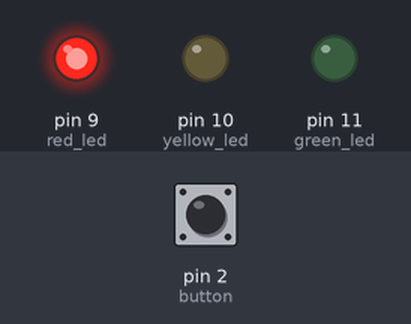
A sketch run on a simulated Arduino Uno, built with avr-gcc and run on an emulated ATmega328P. Shown: output pins drawn as LEDs (lit = HIGH). The test bench sets the inputs (shaded band); at power-on: pin 2 (button) HIGH. What the sketch prints to the serial monitor is not drawn.

Above: at 1.2 s.
1.3 s: pin 2 (button) pulled LOW for 0.15 s
At 1.37 s:
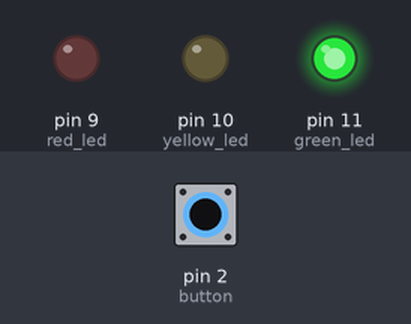
2.9 s: pin 2 (button) pulled LOW for 3.2 s
At 6.5 s:
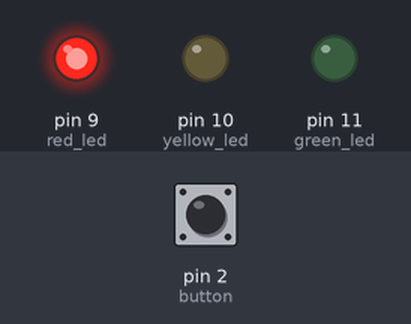
Timing chart, 0 to 8.0 s (numbered marks = the images above; inputs shaded):
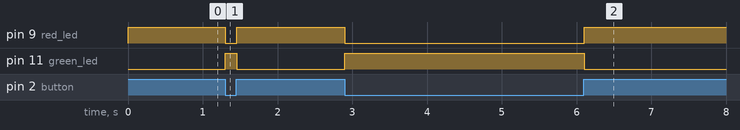

Measured:
- after the input at 1.3 s, pin 9 (red_led): HIGH → LOW at once, → HIGH 0.15 s later; pin 11 (green_led): LOW → HIGH at once, → LOW 0.15 s later
- after the input at 2.9 s, pin 9 (red_led): HIGH → LOW at once, → HIGH 3.2 s later; pin 11 (green_led): LOW → HIGH at once, → LOW 3.2 s later

The sketch:

button.ino
```cpp
/* ~Bosse    2023-10-1 */


const int button = 2;
const int red_led = 9;
const int yellow_led = 10;
const int green_led = 11;
int button_state;

void setup() {
  pinMode(red_led, OUTPUT);
  pinMode(yellow_led, OUTPUT);
  pinMode(green_led, OUTPUT);
  pinMode(button, INPUT_PULLUP);

  Serial.begin(9600);
}


void loop() {
  button_state = digitalRead(button);

  if (button_state == 0) {
    digitalWrite(green_led, HIGH);
    digitalWrite(red_led, LOW);
  }

  if (button_state == 1) {
    digitalWrite(green_led, LOW);
    digitalWrite(red_led, HIGH);
  }


  Serial.println(button_state);
}
```
